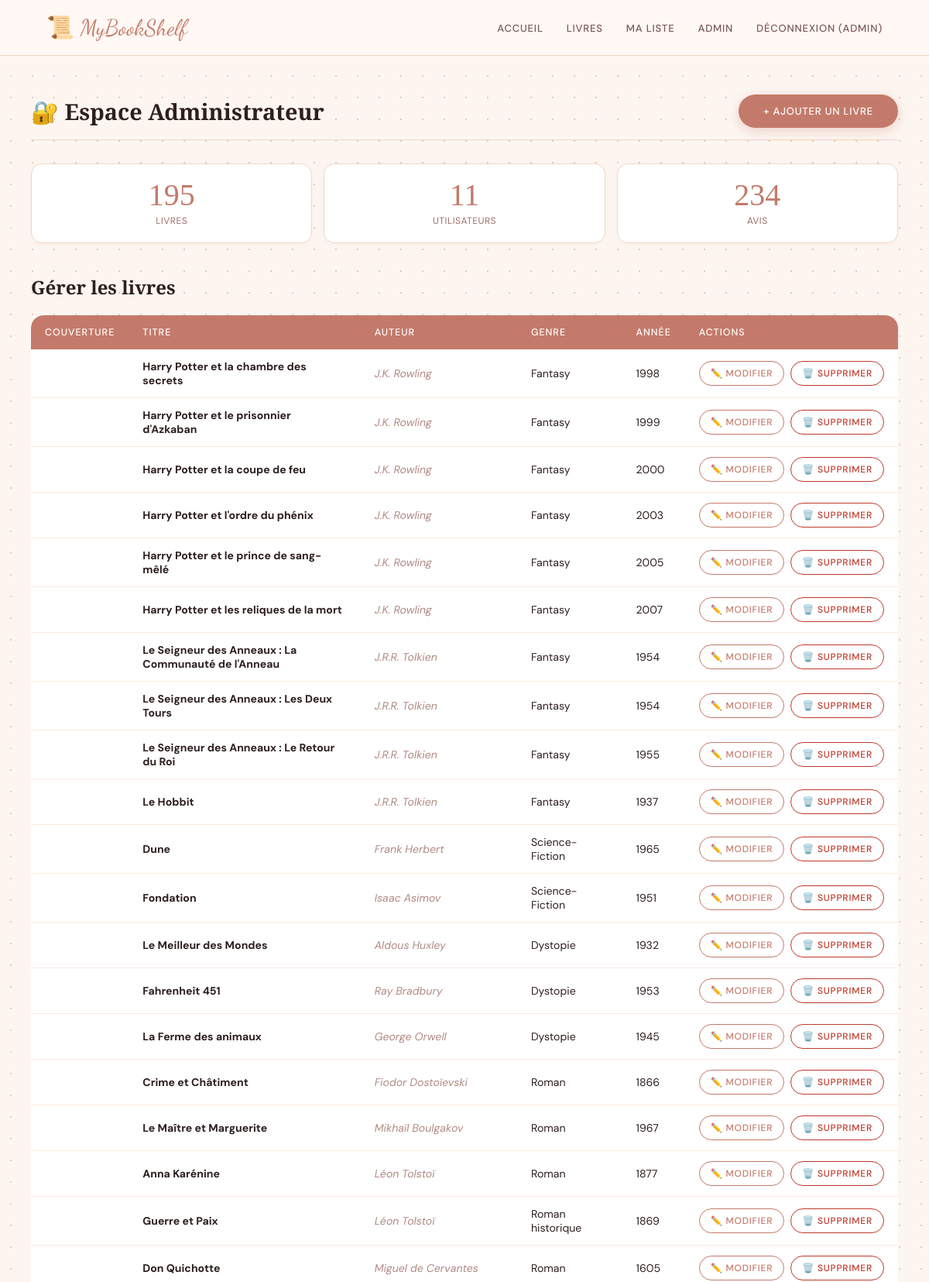
/admin/index.php (signed in, upper part), run on the app's committed database.
### tables this page shows
CREATE TABLE `livres` (
  `id` int(11) NOT NULL,
  `titre` varchar(200) NOT NULL,
  `auteur` varchar(150) NOT NULL,
  `genre` varchar(100) DEFAULT NULL,
  `description` text DEFAULT NULL,
  `annee` int(11) DEFAULT NULL,
  `image` varchar(255) DEFAULT NULL,
  `date_ajout` datetime DEFAULT current_timestamp()
);

### admin/index.php (the view, shortened to what this page needs)
<?php
require_once '../includes/db.php';
require_once '../includes/header.php';
$nb_livres = $pdo->query("SELECT COUNT(*) FROM livres")->fetchColumn();
$nb_users = $pdo->query("SELECT COUNT(*) FROM utilisateurs")->fetchColumn();
$nb_avis = $pdo->query("SELECT COUNT(*) FROM avis")->fetchColumn();
$livres = $pdo->query("SELECT * FROM livres ORDER BY date_ajout DESC")->fetchAll();
?>
<main>
    <div class="section-header">
        <h1>🔐 Espace Administrateur</h1>
        <a href="/bibliotheque/admin/ajouter_livre.php" class="btn btn-primary">+ Ajouter un livre</a>
    </div>
    <div class="stats-container">
        <div class="stat-card">
            <div class="stat-number"><?= $nb_livres ?></div>
            <div class="stat-label">Livres</div>
        </div>
        <div class="stat-card">
            <div class="stat-number"><?= $nb_users ?></div>
            <div class="stat-label">Utilisateurs</div>
        </div>
        <div class="stat-card">
            <div class="stat-number"><?= $nb_avis ?></div>
            <div class="stat-label">Avis</div>
        </div>
    </div>
    <h2 class="admin-table-title">Gérer les livres</h2>
    <div class="table-responsive">
        <table>
            <thead>
                <tr>
                    <th>Couverture</th>
                    <th>Titre</th>
                    <th>Auteur</th>
                    <th>Genre</th>
                    <th>Année</th>
                    <th>Actions</th>
                </tr>
            </thead>
            <tbody>
                <?php foreach ($livres as $livre): ?>
                    <tr>
                        <td>
                        </td>
                        <td><strong><?= htmlspecialchars($livre['titre']) ?></strong></td>
                        <td class="admin-auteur-cell"><?= htmlspecialchars($livre['auteur']) ?></td>
                        <td><?= htmlspecialchars($livre['genre']) ?></td>
                        <td><?= htmlspecialchars($livre['annee']) ?></td>
                        <td>
                            <div class="admin-actions">
                                <a href="/bibliotheque/admin/modifier_livre.php?id=<?= $livre['id'] ?>"
                                   class="btn btn-secondary btn-table">
                                    ✏️ Modifier
                                </a>
                                <a href="/bibliotheque/admin/supprimer_livre.php?id=<?= $livre['id'] ?>"
                                   class="btn btn-danger btn-table btn-delete"
                                   data-titre="<?= htmlspecialchars($livre['titre']) ?>">
                                    🗑️ Supprimer
                                </a>
                            </div>
                        </td>
                    </tr>
                <?php endforeach; ?>
            </tbody>
        </table>
    </div>
</main>
<?php require_once '../includes/footer.php'; ?>

### css/style.css (style rules this page uses)
* { margin: 0; padding: 0; box-sizing: border-box; }
body { font-family: 'DM Sans', sans-serif; background-color: #fdf6f0; background-image: radial-gradient(#e8c9bc 1px, transparent 1px); background-size: 28px 28px; color: #2e1f1f; min-height: 100vh; display: flex; flex-direction: column; }
a { text-decoration: none; color: inherit; }
h1, h2, h3 { font-family: 'Cormorant Garamond', serif; }
main { flex: 1; max-width: 1200px; margin: 50px auto; padding: 0 40px; width: 100%; }
.btn { display: inline-block; padding: 13px 32px; border-radius: 50px; font-size: 0.82rem; cursor: pointer; border: none; transition: all 0.25s; font-weight: 500; letter-spacing: 0.8px; text-transform: uppercase; font-family: 'DM Sans', sans-serif; }
.btn-primary { background-color: #c47a6a; color: white; box-shadow: 0 4px 15px rgba(196, 122, 106, 0.3); }
.btn-secondary { background-color: transparent; color: #c47a6a; border: 1.5px solid #c47a6a; }
.btn-danger { background-color: transparent; color: #c0392b; border: 1.5px solid #c0392b; font-size: 0.78rem; padding: 8px 18px; border-radius: 50px; }
table { width: 100%; border-collapse: collapse; background: white; border-radius: 16px; overflow: hidden; box-shadow: 0 2px 20px rgba(196, 122, 106, 0.08); }
th { background: #c47a6a; color: white; padding: 14px 18px; text-align: left; font-size: 0.78rem; letter-spacing: 1px; text-transform: uppercase; font-weight: 500; }
td { padding: 13px 18px; border-bottom: 1px solid #fce8e0; font-size: 0.88rem; color: #2e1f1f; }
.section-header { display: flex; justify-content: space-between; align-items: center; margin-bottom: 30px; padding-bottom: 15px; border-bottom: 1px solid #f0d5c8; }
.section-header h1 { font-size: 1.8rem; }
.stats-container { display: flex; gap: 15px; margin-bottom: 40px; flex-wrap: wrap; }
.stat-card { background: white; border: 1px solid #f0d5c8; border-radius: 14px; padding: 20px 30px; text-align: center; flex: 1; min-width: 140px; box-shadow: 0 2px 10px rgba(196, 122, 106, 0.05); }
.stat-number { font-size: 2.5rem; font-family: 'Cormorant Garamond', serif; color: #c47a6a; line-height: 1; }
.stat-label { font-size: 0.75rem; color: #9a6e67; text-transform: uppercase; letter-spacing: 1px; margin-top: 5px; }
.admin-table-title { margin-bottom: 20px; }
.admin-auteur-cell { font-style: italic; color: #b08a84; }
.admin-actions { display: flex; gap: 8px; }
.btn-table { padding: 7px 14px !important; font-size: 0.75rem !important; white-space: nowrap; }
.table-responsive { width: 100%; overflow-x: auto; border-radius: 16px; }
.stat-label { font-size: 0.75rem; color: #9a6e67; text-transform: uppercase; letter-spacing: 0.5px; }

### data on the page
livres: titre "Harry Potter et la chambre des secrets", auteur "J.K. Rowling", genre "Fantasy", annee "1998"
livres: titre "Harry Potter et le prisonnier d'Azkaban", auteur "J.K. Rowling", genre "Fantasy", annee "1999"
livres: titre "Harry Potter et la coupe de feu", auteur "J.K. Rowling", genre "Fantasy", annee "2000"
livres: titre "Harry Potter et l'ordre du phénix", auteur "J.K. Rowling", genre "Fantasy", annee "2003"
livres: titre "Harry Potter et le prince de sang-mêlé", auteur "J.K. Rowling", genre "Fantasy", annee "2005"
livres: titre "Harry Potter et les reliques de la mort", auteur "J.K. Rowling", genre "Fantasy", annee "2007"
livres: titre "Le Seigneur des Anneaux : La Communauté de l'Anneau", auteur "J.R.R. Tolkien", genre "Fantasy", annee "1954"
livres: titre "Le Seigneur des Anneaux : Les Deux Tours", auteur "J.R.R. Tolkien", genre "Fantasy", annee "1954"
livres: titre "Le Seigneur des Anneaux : Le Retour du Roi", auteur "J.R.R. Tolkien", genre "Fantasy", annee "1955"
livres: titre "Le Hobbit", auteur "J.R.R. Tolkien", genre "Fantasy", annee "1937"
livres: titre "Dune", auteur "Frank Herbert", genre "Science-Fiction", annee "1965"
livres: titre "Fondation", auteur "Isaac Asimov", genre "Science-Fiction", annee "1951"
livres: titre "Le Meilleur des Mondes", auteur "Aldous Huxley", genre "Dystopie", annee "1932"
livres: titre "Fahrenheit 451", auteur "Ray Bradbury", genre "Dystopie", annee "1953"
livres: titre "La Ferme des animaux", auteur "George Orwell", genre "Dystopie", annee "1945"
livres: titre "Crime et Châtiment", auteur "Fiodor Dostoïevski", genre "Roman", annee "1866"
livres: titre "Le Maître et Marguerite", auteur "Mikhaïl Boulgakov", genre "Roman", annee "1967"
livres: titre "Anna Karénine", auteur "Léon Tolstoï", genre "Roman", annee "1877"
livres: titre "Guerre et Paix", auteur "Léon Tolstoï", genre "Roman historique", annee "1869"
livres: titre "Don Quichotte", auteur "Miguel de Cervantes", genre "Roman", annee "1605"

### other printed values
$_SESSION['nom'] "ADMIN"
$nb_livres "195"
$nb_users "11"
$nb_avis "234"
